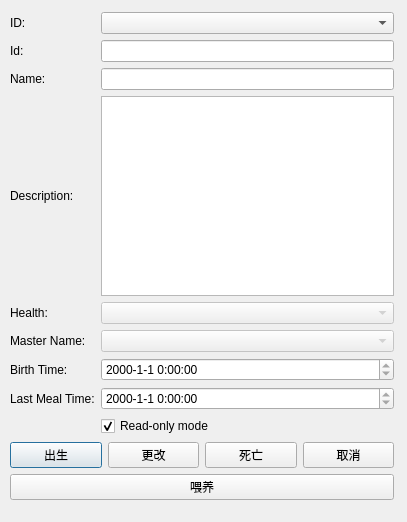
<?xml version="1.0" encoding="UTF-8"?>
<ui version="4.0">
 <class>Mouse</class>
 <widget class="QDialog" name="Mouse">
  <property name="geometry">
   <rect>
    <x>0</x>
    <y>0</y>
    <width>407</width>
    <height>522</height>
   </rect>
  </property>
  <property name="windowTitle">
   <string>老鼠信息</string>
  </property>
  <widget class="QWidget" name="layoutWidget">
   <property name="geometry">
    <rect>
     <x>10</x>
     <y>12</y>
     <width>384</width>
     <height>488</height>
    </rect>
   </property>
   <layout class="QGridLayout" name="gridLayout_2">
    <item row="0" column="0">
     <widget class="QLabel" name="label">
      <property name="text">
       <string>ID:</string>
      </property>
     </widget>
    </item>
    <item row="0" column="1">
     <widget class="QComboBox" name="box_ID"/>
    </item>
    <item row="1" column="0">
     <widget class="QLabel" name="label_7">
      <property name="text">
       <string>Id:</string>
      </property>
     </widget>
    </item>
    <item row="1" column="1">
     <widget class="QLineEdit" name="edit_id">
      <property name="readOnly">
       <bool>true</bool>
      </property>
     </widget>
    </item>
    <item row="2" column="0">
     <widget class="QLabel" name="label_3">
      <property name="text">
       <string>Name:</string>
      </property>
     </widget>
    </item>
    <item row="2" column="1">
     <widget class="QLineEdit" name="edit_name">
      <property name="readOnly">
       <bool>true</bool>
      </property>
     </widget>
    </item>
    <item row="3" column="0">
     <widget class="QLabel" name="label_8">
      <property name="text">
       <string>Description:</string>
      </property>
     </widget>
    </item>
    <item row="3" column="1">
     <widget class="QTextEdit" name="edit_description">
      <property name="readOnly">
       <bool>true</bool>
      </property>
     </widget>
    </item>
    <item row="4" column="0">
     <widget class="QLabel" name="label_4">
      <property name="text">
       <string>Health:</string>
      </property>
     </widget>
    </item>
    <item row="4" column="1">
     <widget class="QComboBox" name="box_health">
      <property name="enabled">
       <bool>false</bool>
      </property>
     </widget>
    </item>
    <item row="5" column="0">
     <widget class="QLabel" name="label_5">
      <property name="text">
       <string>Master Name:</string>
      </property>
     </widget>
    </item>
    <item row="5" column="1">
     <widget class="QComboBox" name="box_master">
      <property name="enabled">
       <bool>false</bool>
      </property>
     </widget>
    </item>
    <item row="6" column="0">
     <widget class="QLabel" name="label_9">
      <property name="text">
       <string>Birth Time:</string>
      </property>
     </widget>
    </item>
    <item row="6" column="1">
     <widget class="QDateTimeEdit" name="time_birth">
      <property name="readOnly">
       <bool>true</bool>
      </property>
      <property name="displayFormat">
       <string>yyyy-M-d H:mm:ss</string>
      </property>
     </widget>
    </item>
    <item row="7" column="0">
     <widget class="QLabel" name="label_10">
      <property name="text">
       <string>Last Meal Time:</string>
      </property>
     </widget>
    </item>
    <item row="7" column="1">
     <widget class="QDateTimeEdit" name="time_lastmeal">
      <property name="readOnly">
       <bool>true</bool>
      </property>
      <property name="displayFormat">
       <string>yyyy-M-d H:mm:ss</string>
      </property>
     </widget>
    </item>
    <item row="8" column="1">
     <widget class="QCheckBox" name="check_readonly">
      <property name="text">
       <string>Read-only mode</string>
      </property>
      <property name="checked">
       <bool>true</bool>
      </property>
     </widget>
    </item>
    <item row="9" column="0" colspan="2">
     <layout class="QGridLayout" name="gridLayout">
      <item row="0" column="0">
       <widget class="QPushButton" name="button_add">
        <property name="text">
         <string>出生</string>
        </property>
       </widget>
      </item>
      <item row="0" column="1">
       <widget class="QPushButton" name="button_update">
        <property name="text">
         <string>更改</string>
        </property>
       </widget>
      </item>
      <item row="0" column="2">
       <widget class="QPushButton" name="button_delete">
        <property name="text">
         <string>死亡</string>
        </property>
       </widget>
      </item>
      <item row="0" column="3">
       <widget class="QPushButton" name="button_cancel">
        <property name="text">
         <string>取消</string>
        </property>
       </widget>
      </item>
      <item row="1" column="0" colspan="4">
       <widget class="QPushButton" name="btn_feed">
        <property name="text">
         <string>喂养</string>
        </property>
       </widget>
      </item>
     </layout>
    </item>
   </layout>
  </widget>
 </widget>
 <resources/>
 <connections>
  <connection>
   <sender>button_cancel</sender>
   <signal>clicked()</signal>
   <receiver>Mouse</receiver>
   <slot>close()</slot>
   <hints>
    <hint type="sourcelabel">
     <x>330</x>
     <y>450</y>
    </hint>
    <hint type="destinationlabel">
     <x>371</x>
     <y>412</y>
    </hint>
   </hints>
  </connection>
 </connections>
</ui>
